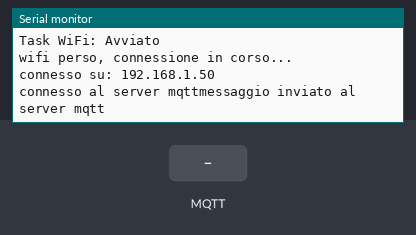
Recording of a program running on a simulated ESP32-C3. Shown: the last lines printed to the serial monitor. The inputs (shaded band) are chosen by the test bench. WiFi joins after 1.5 s; servers stay silent unless stated; no MQTT or app messages arrive unless stated.

Above: at 10.8 s.
10.9 s: MQTT message "1" arrives on the first subscribed topic
At 11.6 s:
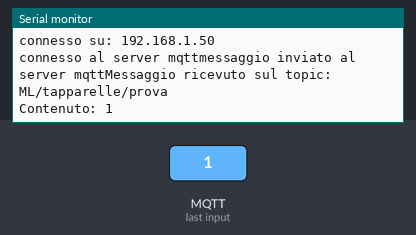
12.4 s: MQTT message "on" arrives on the first subscribed topic
At 12.9 s:
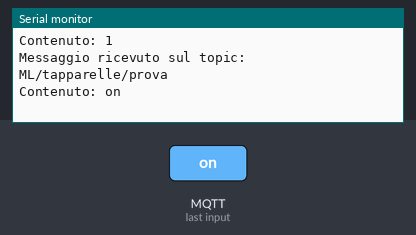
13.9 s: MQTT message "off" arrives on the first subscribed topic
At 14.9 s:
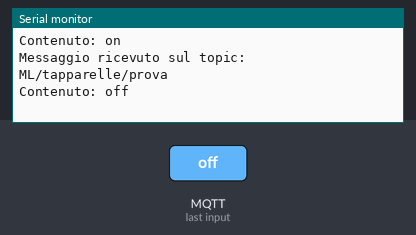

Measured:
- after the input at 10.9 s, the serial monitor: prints a new line at once (image 1)
- after the input at 12.4 s, the serial monitor: prints a new line at once (image 2)
- after the input at 13.9 s, the serial monitor: prints a new line at once (image 3)

The program:

main.cpp
```cpp
#include <Arduino.h>
#include <WiFi.h>
#include <WiFiClientSecure.h>
#include <PubSubClient.h>


// --- CONFIGURAZIONE WIFI---
const char* ssid     = "SpotHotGirl";
const char* password = "giorgio1234";

// Add your MQTT Broker IP address, example:
//const char* mqtt_server = "192.168.1.144";
const char* mqtt_server = "788c0543b50345e1911757c4b40d3448.s1.eu.hivemq.cloud";
const int mqtt_port = 8883;
const char* mqtt_user = "MattiaLibera";
const char* mqtt_pass = "Aaa.ask.fm1!";

// Definiamo i pin
#define PIN_SALI    7
#define PIN_SCENDI  8

// Oggetti per la connessione
WiFiClientSecure espClient;
PubSubClient client(espClient); //Creaun istanza di client parzialmente inizializzata, prima di esere usata bisogna darle i dettagli del server, viene fatto nel setup

// --- RISORSE FREERTOS ---
// Coda per scambiare messaggi tra i Task
// 0 = STOP, 1 = SALI, 2 = SCENDI
QueueHandle_t codaComandi;  //In C, quando crei qualcosa di complesso come un file o una coda, il sistema operativo ti dà un "Handle" (una maniglia), non l'oggetto intero
                            //Teoria: È un puntatore a una struttura dati interna di FreeRTOS che contiene tutte le info sulla coda (dove si trova in memoria, quanti messaggi ha, chi sta aspettando).

// Prototipi delle funzioni Task (i "lavoratori")
void TaskMQTT(void *pvParameters);
void TaskWiFi(void *pvParameters);
void TaskMotore(void *pvParameters);
//void TaskVerde(void *pvParameters);
void callback(char* topic, byte* payload, unsigned int length); //funzione di ricezione dei messaggi

void setup() {
    Serial.begin(115200);

    // Creazione della CODA (può contenere 10 interi), null se fallisce
    codaComandi = xQueueCreate(10, sizeof(int));

    // Configurazione Sicurezza per HiveMQ (Ignora controllo certificato per ora)
    espClient.setInsecure();

    Serial.println("--- AVVIO TASK FREERTOS ---");
    if (codaComandi != NULL) { //crea i task solo se coda è stata creata correttamente, se no non vale neanche la pena crearli
        // Creazione Task
        xTaskCreate(TaskWiFi,       "WiFi_Task",   4096, NULL, 1, NULL);
        //xTaskCreate(TaskMotore,     "Motor_Task",  2048, NULL, 2, NULL);
        //xTaskCreate(TaskSimulatore, "Sim_Task",    2048, NULL, 1, NULL);
    }

    // Sicurezza: diciamo all'ESP32 di accettare la connessione SSL senza verificare il certificato CA
    espClient.setInsecure();

    client.setServer(mqtt_server, mqtt_port);  //passiamo i dettagli del server al client, client pronto per essere usato
    client.setCallback(callback); // Collega la funzione callback scritta sopra

    Serial.println("Setup completato. Sistema RTOS pronto.");

    // Creiamo i 3 Task (i tre processi paralleli)
    // xTaskCreate(Funzione, "Nome", Stack, Parametro, Priorità, Handle)

}

void loop() {
    // In FreeRTOS il loop() può rimanere vuoto o essere usato per altro.
    // I task girano da soli "fuori" dal loop.
    delay(1000);
}

// --- DEFINIZIONE DEI TASK ---

// Task che gestisce la connessione Wi-Fi e mqtt
void TaskWiFi(void *pvParameters) {
    Serial.println("Task WiFi: Avviato");
    int connected=0;
    WiFi.begin(ssid, password); //funzione non bloccante. Dice al chip radio dell'ESP32 di cercare la rete".
                                     //L'ESP32 gestisce la connessione in un "sotto-task" hardware nascosto.
    while (true) {
        if (WiFi.status() == WL_CONNECTED) {
            if(connected == 0){
                connected=1;
                Serial.println("connesso su: " + WiFi.localIP().toString());// Se connesso, stampa l'IP solo 1 volta
            }
            // Serial.print("IP: ");
            //vTaskDelay(pdMS_TO_TICKS(5000)); //gestione rozza dello sleep, da approfondire

            if(!client.connected()){//forse qui sarebbe meglio usare client.loop? e connected si usa magari subito prima di inviare un mex? bho non so i best usage
                //se non connesi a mqtt proviamo a connetterci
                if(client.connect("ESP32-c3", mqtt_user, mqtt_pass)){
                    Serial.print("connesso al server mqtt");
                    //possiamo inviare e ricevere messaggi ma dobbiamo iscriverci
                    client.subscribe("ML/tapparelle/prova"); //se arrivano messaggi su questo topic mi avvisa?

                    if(client.publish("ML/tapparelle/connesso", "connesso")){
                        Serial.print("messaggio inviato al server mqtt");
                    }
                }else{//non siamo riusciti a connetterci, riproviamo tra poco
                    Serial.print("errore MQTT, code:  ");
                    Serial.print(client.state());
                    vTaskDelay(pdMS_TO_TICKS(5000)); //aspetto 5 sec prima di riconnettermi
                }
            }
            //se siamo connesi al server mqtt cerchiamo di rimanere connessi
            if(!client.loop()){//per adesso non hotrovato un uso migliore se non capire se sono ancor aconnesso o no oltre a fare un keepalive
               Serial.print("connessione mqtt persa");
            }
        } else {
            if(connected == 1){
                connected=0;
            }
            Serial.println("wifi perso, connessione in corso...");
            WiFi.begin(ssid, password);
            vTaskDelay(pdMS_TO_TICKS(10000)); // Aspetta 10 sec prima di riprovare,//gestione rozza dello sleep, da approfondire
        }

        // FONDAMENTALE: Una piccola pausa per far respirare il Watchdog di FreeRTOS
        // Evita che il task monopolizzi il processore
        vTaskDelay(pdMS_TO_TICKS(10));//sempre grezzo
    }
}

// 2. Task che gestisce i Relè
/*void TaskMotore(void *pvParameters) {
    pinMode(PIN_SALI, OUTPUT);
    pinMode(PIN_SCENDI, OUTPUT);
    // Relè spenti all'inizio (Active Low: HIGH = spento)
    digitalWrite(PIN_SALI, HIGH);
    digitalWrite(PIN_SCENDI, HIGH);

    int comandoRicevuto;

    for (;;) {
        // Aspetta un comando dalla coda (si blocca qui senza consumare CPU)
        if (xQueueReceive(codaComandi, &comandoRicevuto, portMAX_DELAY)) {

            if (comandoRicevuto == 1) { // Esempio: 1 = SALI
                Serial.println("MOTORE: Eseguo SALITA...");
                digitalWrite(PIN_SALI, LOW);
                vTaskDelay(pdMS_TO_TICKS(3000)); // Simula movimento per 3 sec
                digitalWrite(PIN_SALI, HIGH);
                Serial.println("MOTORE: Fine Salita.");
            }
            else if (comandoRicevuto == 2) { // Esempio: 2 = SCENDI
                Serial.println("MOTORE: Eseguo DISCESA...");
                digitalWrite(PIN_SCENDI, LOW);
                vTaskDelay(pdMS_TO_TICKS(3000));
                digitalWrite(PIN_SCENDI, HIGH);
                Serial.println("MOTORE: Fine Discesa.");
            }
        }
    }
}

// 3. Task Temporaneo per testare il sistema (Simula un server o un pulsante)
void TaskSimulatore(void *pvParameters) {
    int prossimoComando = 1; // Inizia con Salita
    for (;;) {
        vTaskDelay(pdMS_TO_TICKS(15000)); // Aspetta 15 secondi tra un test e l'altro

        Serial.print("SIMULATORE: Invio comando alla coda: ");
        Serial.println(prossimoComando);

        xQueueSend(codaComandi, &prossimoComando, portMAX_DELAY);

        // Alterna tra 1 e 2
        prossimoComando = (prossimoComando == 1) ? 2 : 1;
    }
}
    */

/*void TaskMotore(void *pvParameters) {
    // Inizialmente mettiamo i pin in INPUT per tenerli spenti
    pinMode(PIN_SALI, INPUT);
    pinMode(PIN_SCENDI, INPUT);

    for (;;) {
        // --- SALITA ---
        Serial.println("Accendo SALITA...");
        pinMode(PIN_SALI, OUTPUT);
        digitalWrite(PIN_SALI, LOW); // Accende
        vTaskDelay(10000 / portTICK_PERIOD_MS);

        // --- SPEGNIMENTO ---
        Serial.println("Spengo tutto (Pausa 5s)...");
        pinMode(PIN_SALI, INPUT);    // "Stacca" il pin
        pinMode(PIN_SCENDI, INPUT);  // "Stacca" il pin
        vTaskDelay(5000 / portTICK_PERIOD_MS);

        // --- DISCESA ---
        Serial.println("Accendo DISCESA...");
        pinMode(PIN_SCENDI, OUTPUT);
        digitalWrite(PIN_SCENDI, LOW); // Accende
        vTaskDelay(10000 / portTICK_PERIOD_MS);

        // --- SPEGNIMENTO ---
        Serial.println("Spengo tutto (Pausa 5s)...");
        pinMode(PIN_SALI, INPUT);
        pinMode(PIN_SCENDI, INPUT);
        vTaskDelay(5000 / portTICK_PERIOD_MS);
    }
}*/
//i messaggi MQTT arrivano come un "treno" di singoli byte che devi ricostruire.
/*
    - char* topic: È il nome del canale da cui arriva il messaggio (es. "ML/tapparelle/prova"). Usiamo il puntatore (*) perché è una stringa di testo
    - byte* payload: Questo è il contenuto del messaggio. È un array di byte puri. MQTT non sa se stai mandando una foto, un numero o del testo; lui vede solo bit.
    - unsigned int length: Ti dice quanto è lungo il messaggio (quanti byte compongono il payload).ù
        la callback "interrompe" il flusso normale, ci sono due regole ferree da seguire:
            1. Deve essere velocissima: Non mettere mai dei delay() o dei cicli infiniti dentro la callback
            2. Non pilotare direttamente l'hardware pesante: Invece di scrivere digitalWrite(RELÈ, HIGH) qui dentro, la cosa professionale da fare è immettere il messaggio in coda
*/
void callback(char* topic, byte* payload, unsigned int length){ //funzione usata nel momento in cui si riceve un messaggio
    Serial.print("Messaggio ricevuto sul topic: ");
    Serial.println(topic);

    String messaggio;
    for (int i = 0; i < length; i++){//Ricostruire il messaggio
        messaggio += (char)payload[i];//casting. Prende il numero (es. 83) e lo trasforma nel carattere corrispondente (es. 'S')
    }
    Serial.println("Contenuto: " + messaggio);
}


/*void TaskVerde(void *pvParameters) {
    for (;;) {
        digitalWrite(LED_G, HIGH);
        vTaskDelay(500 / portTICK_PERIOD_MS); // Il verde lampeggia più veloce!
        digitalWrite(LED_G, LOW);
        vTaskDelay(500 / portTICK_PERIOD_MS);
    }
}
*/
```
